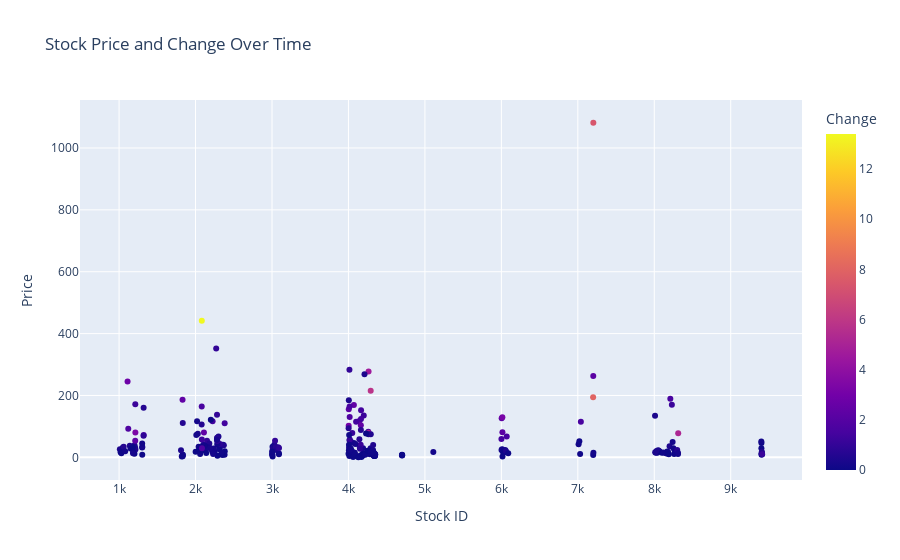

Here is the notebook cell this chart was saved with:
### Code cell
fig1 = px.scatter(data, x='Stock_Id', y='Price', color='Change', title='Stock Price and Change Over Time', labels={'Stock_Id': 'Stock ID', 'Price': 'Price'})
fig1.show()

### Figure 1 — Plotly figure (JSON) as saved in the notebook; plotly's stock layout.template omitted (floating-point values rounded to 4 significant figures; data arrays with more than 128 entries replaced by an {"elided": "..."} marker saying what was removed)
{"data": [{"hovertemplate": "Stock ID=%{x}<br>Price=%{y}<br>Change=%{marker.color}<extra></extra>", "legendgroup": "", "marker": {"color": {"elided": "258 float values"}, "coloraxis": "coloraxis", "symbol": "circle"}, "mode": "markers", "name": "", "orientation": "v", "showlegend": false, "type": "scatter", "x": {"elided": "258 int values"}, "xaxis": "x", "y": {"elided": "258 float values"}, "yaxis": "y"}], "layout": {"coloraxis": {"colorbar": {"title": {"text": "Change"}}, "colorscale": [[0, "#0d0887"], [0.1111, "#46039f"], [0.2222, "#7201a8"], [0.3333, "#9c179e"], [0.4444, "#bd3786"], [0.5556, "#d8576b"], [0.6667, "#ed7953"], [0.7778, "#fb9f3a"], [0.8889, "#fdca26"], [1, "#f0f921"]]}, "legend": {"tracegroupgap": 0}, "title": {"text": "Stock Price and Change Over Time"}, "xaxis": {"anchor": "y", "domain": [0, 1], "title": {"text": "Stock ID"}}, "yaxis": {"anchor": "x", "domain": [0, 1], "title": {"text": "Price"}}}}
